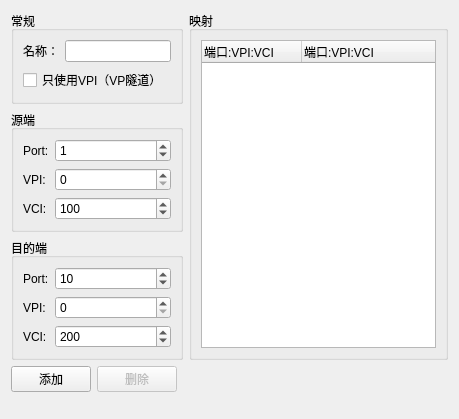
<?xml version="1.0" encoding="UTF-8"?>
<ui version="4.0">
 <class>atmSwitchConfigPageWidget</class>
 <widget class="QWidget" name="atmSwitchConfigPageWidget">
  <property name="geometry">
   <rect>
    <x>0</x>
    <y>0</y>
    <width>459</width>
    <height>419</height>
   </rect>
  </property>
  <property name="windowTitle">
   <string>ATM交换</string>
  </property>
  <layout class="QGridLayout" name="gridLayout_2">
   <item row="0" column="0" colspan="3">
    <widget class="QGroupBox" name="uiGeneralGroupBox">
     <property name="title">
      <string>常规</string>
     </property>
     <layout class="QGridLayout" name="gridLayout">
      <item row="0" column="0">
       <widget class="QLabel" name="uiNameLabel">
        <property name="text">
         <string>名称：</string>
        </property>
       </widget>
      </item>
      <item row="0" column="1">
       <widget class="QLineEdit" name="uiNameLineEdit"/>
      </item>
      <item row="1" column="0" colspan="2">
       <widget class="QCheckBox" name="uiVPICheckBox">
        <property name="text">
         <string>只使用VPI（VP隧道）</string>
        </property>
       </widget>
      </item>
     </layout>
    </widget>
   </item>
   <item row="0" column="3" rowspan="3">
    <widget class="QGroupBox" name="uiMappingGroupBox">
     <property name="title">
      <string>映射</string>
     </property>
     <layout class="QVBoxLayout">
      <item>
       <widget class="QTreeWidget" name="uiMappingTreeWidget">
        <property name="sizePolicy">
         <sizepolicy hsizetype="Expanding" vsizetype="Expanding">
          <horstretch>0</horstretch>
          <verstretch>0</verstretch>
         </sizepolicy>
        </property>
        <property name="rootIsDecorated">
         <bool>false</bool>
        </property>
        <column>
         <property name="text">
          <string>端口:VPI:VCI</string>
         </property>
        </column>
        <column>
         <property name="text">
          <string>端口:VPI:VCI</string>
         </property>
        </column>
       </widget>
      </item>
     </layout>
    </widget>
   </item>
   <item row="3" column="0">
    <widget class="QPushButton" name="uiAddPushButton">
     <property name="text">
      <string>添加</string>
     </property>
    </widget>
   </item>
   <item row="3" column="1">
    <widget class="QPushButton" name="uiDeletePushButton">
     <property name="enabled">
      <bool>false</bool>
     </property>
     <property name="text">
      <string>删除</string>
     </property>
    </widget>
   </item>
   <item row="4" column="2" colspan="2">
    <spacer>
     <property name="orientation">
      <enum>Qt::Vertical</enum>
     </property>
     <property name="sizeHint" stdset="0">
      <size>
       <width>213</width>
       <height>31</height>
      </size>
     </property>
    </spacer>
   </item>
   <item row="1" column="0" colspan="3">
    <widget class="QGroupBox" name="uiSourceGroupBox">
     <property name="sizePolicy">
      <sizepolicy hsizetype="Expanding" vsizetype="Preferred">
       <horstretch>0</horstretch>
       <verstretch>0</verstretch>
      </sizepolicy>
     </property>
     <property name="title">
      <string>源端</string>
     </property>
     <layout class="QGridLayout">
      <item row="0" column="0">
       <widget class="QLabel" name="uiSourcePortLabel">
        <property name="text">
         <string>Port:</string>
        </property>
       </widget>
      </item>
      <item row="0" column="1">
       <widget class="QSpinBox" name="uiSourcePortSpinBox">
        <property name="sizePolicy">
         <sizepolicy hsizetype="Expanding" vsizetype="Fixed">
          <horstretch>0</horstretch>
          <verstretch>0</verstretch>
         </sizepolicy>
        </property>
        <property name="minimum">
         <number>0</number>
        </property>
        <property name="maximum">
         <number>65535</number>
        </property>
        <property name="value">
         <number>1</number>
        </property>
       </widget>
      </item>
      <item row="1" column="0">
       <widget class="QLabel" name="uiSourceVPILabel">
        <property name="text">
         <string>VPI:</string>
        </property>
       </widget>
      </item>
      <item row="1" column="1">
       <widget class="QSpinBox" name="uiSourceVPISpinBox">
        <property name="enabled">
         <bool>true</bool>
        </property>
        <property name="sizePolicy">
         <sizepolicy hsizetype="Expanding" vsizetype="Fixed">
          <horstretch>0</horstretch>
          <verstretch>0</verstretch>
         </sizepolicy>
        </property>
        <property name="maximum">
         <number>65535</number>
        </property>
        <property name="value">
         <number>0</number>
        </property>
       </widget>
      </item>
      <item row="2" column="0">
       <widget class="QLabel" name="uiSourceVCILabel">
        <property name="text">
         <string>VCI:</string>
        </property>
       </widget>
      </item>
      <item row="2" column="1">
       <widget class="QSpinBox" name="uiSourceVCISpinBox">
        <property name="sizePolicy">
         <sizepolicy hsizetype="Expanding" vsizetype="Fixed">
          <horstretch>0</horstretch>
          <verstretch>0</verstretch>
         </sizepolicy>
        </property>
        <property name="maximum">
         <number>65535</number>
        </property>
        <property name="value">
         <number>100</number>
        </property>
       </widget>
      </item>
     </layout>
    </widget>
   </item>
   <item row="2" column="0" colspan="3">
    <widget class="QGroupBox" name="uiDestinationGroupBox">
     <property name="sizePolicy">
      <sizepolicy hsizetype="Expanding" vsizetype="Preferred">
       <horstretch>0</horstretch>
       <verstretch>0</verstretch>
      </sizepolicy>
     </property>
     <property name="title">
      <string>目的端</string>
     </property>
     <layout class="QGridLayout">
      <item row="0" column="0">
       <widget class="QLabel" name="uiDestinationPortLabel">
        <property name="text">
         <string>Port:</string>
        </property>
       </widget>
      </item>
      <item row="0" column="1">
       <widget class="QSpinBox" name="uiDestinationPortSpinBox">
        <property name="sizePolicy">
         <sizepolicy hsizetype="Expanding" vsizetype="Fixed">
          <horstretch>0</horstretch>
          <verstretch>0</verstretch>
         </sizepolicy>
        </property>
        <property name="minimum">
         <number>0</number>
        </property>
        <property name="maximum">
         <number>65535</number>
        </property>
        <property name="value">
         <number>10</number>
        </property>
       </widget>
      </item>
      <item row="1" column="0">
       <widget class="QLabel" name="uiDestinationVPILabel">
        <property name="text">
         <string>VPI:</string>
        </property>
       </widget>
      </item>
      <item row="1" column="1">
       <widget class="QSpinBox" name="uiDestinationVPISpinBox">
        <property name="enabled">
         <bool>true</bool>
        </property>
        <property name="sizePolicy">
         <sizepolicy hsizetype="Expanding" vsizetype="Fixed">
          <horstretch>0</horstretch>
          <verstretch>0</verstretch>
         </sizepolicy>
        </property>
        <property name="maximum">
         <number>65535</number>
        </property>
        <property name="value">
         <number>0</number>
        </property>
       </widget>
      </item>
      <item row="2" column="0">
       <widget class="QLabel" name="uiDestinationVCILabel">
        <property name="text">
         <string>VCI:</string>
        </property>
       </widget>
      </item>
      <item row="2" column="1">
       <widget class="QSpinBox" name="uiDestinationVCISpinBox">
        <property name="sizePolicy">
         <sizepolicy hsizetype="Expanding" vsizetype="Fixed">
          <horstretch>0</horstretch>
          <verstretch>0</verstretch>
         </sizepolicy>
        </property>
        <property name="maximum">
         <number>65535</number>
        </property>
        <property name="value">
         <number>200</number>
        </property>
       </widget>
      </item>
     </layout>
    </widget>
   </item>
  </layout>
 </widget>
 <tabstops>
  <tabstop>uiVPICheckBox</tabstop>
  <tabstop>uiSourcePortSpinBox</tabstop>
  <tabstop>uiSourceVPISpinBox</tabstop>
  <tabstop>uiSourceVCISpinBox</tabstop>
  <tabstop>uiDestinationPortSpinBox</tabstop>
  <tabstop>uiDestinationVPISpinBox</tabstop>
  <tabstop>uiDestinationVCISpinBox</tabstop>
  <tabstop>uiAddPushButton</tabstop>
  <tabstop>uiDeletePushButton</tabstop>
 </tabstops>
 <resources/>
 <connections/>
</ui>
